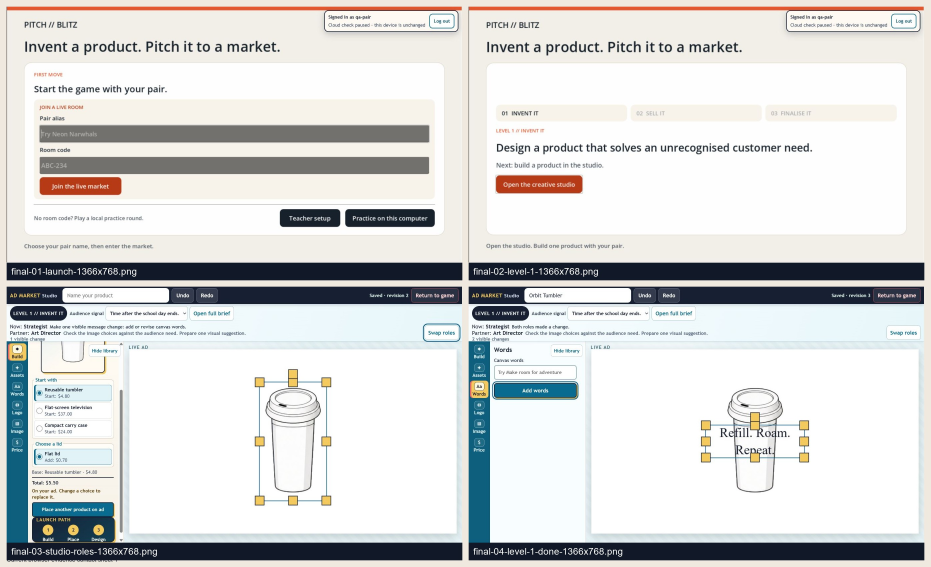
#> input picture reviews/student-copy-onboarding-2026-07-21/openrouter-panel-rerun/images/student-experience-contact-sheet-1.jpg, 2792 x 1700 px (shown at 1/3 size); its folder holds only this picture in this run
$ python -i normalize.py   (imports and definitions only)
#> lines starting #> are read from the running program, lines starting #| are printed output that depends on the picture
"""Deterministic normalization for authored raster assets."""

from __future__ import annotations

from dataclasses import dataclass
import hashlib
from io import BytesIO
from pathlib import Path
import struct

from PIL import Image, ImageCms, ImageOps, UnidentifiedImageError


MAX_ENCODED_BYTES = 64 * 1024 * 1024
MAX_AXIS_PIXELS = 8_192
MAX_IMAGE_PIXELS = 64_000_000


class NormalizationError(ValueError):
    """Raised when a source cannot be normalized safely and deterministically."""


@dataclass(frozen=True, slots=True)
class NormalizationResult:
    """Paths and canonical identity produced for one normalized source."""

    master_path: Path
    thumbnail_path: Path
    preview_path: Path
    dimensions: tuple[int, int]
    master_sha256: str


def _validate_dimensions(
    width: int,
    height: int,
    *,
    max_axis_pixels: int = MAX_AXIS_PIXELS,
    max_image_pixels: int = MAX_IMAGE_PIXELS,
) -> None:
    if width < 1 or height < 1:
        raise NormalizationError("Image dimensions must be positive")
    if width > max_axis_pixels or height > max_axis_pixels:
        raise NormalizationError(
            f"Image dimension exceeds the {max_axis_pixels}-pixel axis limit"
        )
    if width * height > max_image_pixels:
        if max_image_pixels == MAX_IMAGE_PIXELS:
            raise NormalizationError("Image exceeds the 64 megapixel limit")
        raise NormalizationError(f"Image exceeds the {max_image_pixels}-pixel limit")


def _validate_png_header(
    source_path: Path,
    *,
    max_axis_pixels: int = MAX_AXIS_PIXELS,
    max_image_pixels: int = MAX_IMAGE_PIXELS,
) -> None:
    """Reject oversized PNG IHDR values even when the rest is truncated."""

    try:
        with source_path.open("rb") as source:
            header = source.read(24)
    except OSError as exc:
        raise NormalizationError(f"Cannot read source image: {source_path}") from exc

    if (
        len(header) == 24
        and header[:8] == b"\x89PNG\r\n\x1a\n"
        and header[8:12] == b"\x00\x00\x00\r"
        and header[12:16] == b"IHDR"
    ):
        _validate_dimensions(
            *struct.unpack(">II", header[16:24]),
            max_axis_pixels=max_axis_pixels,
            max_image_pixels=max_image_pixels,
        )


def _convert_to_canonical_rgba(image: Image.Image, icc_bytes: bytes | None) -> Image.Image:
    if icc_bytes is not None:
        try:
            source_profile = ImageCms.ImageCmsProfile(BytesIO(icc_bytes))
            target_profile = ImageCms.createProfile("sRGB")

            alpha = image.getchannel("A") if image.mode in {"RGBA", "LA"} else None
            if image.mode == "CMYK":
                colour_source = image
            else:
                colour_source = image.convert("RGB")

            converted = ImageCms.profileToProfile(
                colour_source,
                source_profile,
                target_profile,
                outputMode="RGB",
            ).convert("RGBA")
            if alpha is not None:
                converted.putalpha(alpha)
        except Exception as exc:
            raise NormalizationError("Embedded ICC profile is malformed or unusable") from exc
    elif image.mode == "CMYK":
        converted = image.convert("RGB").convert("RGBA")
    elif image.mode == "RGB":
        converted = image.convert("RGBA")
    elif image.mode == "RGBA":
        converted = image.copy()
    else:
        converted = image.convert("RGBA")

    # Pillow copies source metadata into many conversions.  The canonical image
    # deliberately carries pixels only, so encoders cannot re-emit EXIF or ICC.
    converted.info.clear()
    return converted


def load_canonical_rgba(
    source_path: str | Path,
    *,
    max_encoded_bytes: int = MAX_ENCODED_BYTES,
    max_axis_pixels: int = MAX_AXIS_PIXELS,
    max_image_pixels: int = MAX_IMAGE_PIXELS,
) -> Image.Image:
    """Decode one source with shared EXIF, ICC and metadata-free semantics."""
#> called with max_encoded_bytes = 67108864, max_axis_pixels = 8192, max_image_pixels = 64000000

    source_path = Path(source_path)
    try:
        size = source_path.stat().st_size
    except OSError as exc:
        raise NormalizationError(f"Cannot read source image: {source_path}") from exc

    if size > max_encoded_bytes:
        if max_encoded_bytes % (1024 * 1024) == 0:
            limit = f"{max_encoded_bytes // (1024 * 1024)} MiB"
        else:
            limit = f"{max_encoded_bytes} bytes"
        raise NormalizationError(f"Encoded source exceeds the {limit} limit")

    _validate_png_header(
        source_path,
        max_axis_pixels=max_axis_pixels,
        max_image_pixels=max_image_pixels,
    )

    try:
        with Image.open(source_path) as source:
            # Image.open parses the header lazily; reject unreasonable dimensions
            # before asking the decoder to allocate the full pixel buffer.
#> source is the input picture: PIL image 2792x1700 RGB; mean R, G, B 214.2, 215, 214.3
            _validate_dimensions(
                *source.size,
                max_axis_pixels=max_axis_pixels,
                max_image_pixels=max_image_pixels,
            )
            icc_value = source.info.get("icc_profile")
            if icc_value is not None and not isinstance(icc_value, bytes):
                raise NormalizationError("Embedded ICC profile is malformed or unusable")

            source.load()
            oriented = ImageOps.exif_transpose(source)
            _validate_dimensions(
                *oriented.size,
                max_axis_pixels=max_axis_pixels,
                max_image_pixels=max_image_pixels,
            )
            return _convert_to_canonical_rgba(oriented, icc_value)
    except NormalizationError:
        raise
    except (
        Image.DecompressionBombError,
        UnidentifiedImageError,
        OSError,
        SyntaxError,
        ValueError,
    ) as exc:
        raise NormalizationError(f"Source is not a valid decodable image: {source_path}") from exc


def _aspect_fit(image: Image.Image, canvas_size: int) -> Image.Image:
#> called with canvas_size = 192
    width, height = image.size
#> width = 2792; height = 1700
    if width <= canvas_size and height <= canvas_size:
        fitted = image.copy()
    else:
        scale = min(canvas_size / width, canvas_size / height)
#> scale = 0.0688
        fitted_size = (
            max(1, min(canvas_size, round(width * scale))),
            max(1, min(canvas_size, round(height * scale))),
        )
#> fitted_size = (192, 117)
        fitted = image.resize(fitted_size, Image.Resampling.LANCZOS)
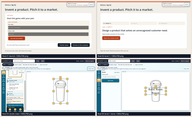
#> fitted: PIL image 192x117 RGBA; mean R, G, B, A 214.2, 215, 214.3, 255

    canvas = Image.new("RGBA", (canvas_size, canvas_size), (0, 0, 0, 0))
#> canvas: PIL image 192x192 RGBA; every value is 0
    left = (canvas_size - fitted.width) // 2
#> left = 0
    top = (canvas_size - fitted.height) // 2
#> top = 37
    # Paste without a mask so RGB values beneath fully transparent source
    # pixels survive for the WebP encoder's exact-lossless mode.
    canvas.paste(fitted, (left, top))
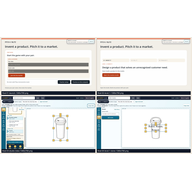
#> canvas: PIL image 192x192 RGBA; mean R, G, B, A 130.5, 131, 130.6, 155.4; transparent parts drawn white
    canvas.info.clear()
    return canvas


def _save_webp(image: Image.Image, path: Path) -> None:
    image.save(
        path,
        format="WEBP",
        lossless=True,
        quality=100,
        alpha_quality=100,
        method=6,
        exact=True,
    )


def normalize_master(source_path: str | Path, output_dir: str | Path) -> NormalizationResult:
    """Normalize one raster source and write its fixed master and previews."""

    source = Path(source_path)
    destination = Path(output_dir)
    if destination.exists():
        try:
            if not destination.is_dir() or next(destination.iterdir(), None) is not None:
                raise NormalizationError("Normalization output directory must be empty")
        except OSError as exc:
            raise NormalizationError(f"Cannot inspect normalization output: {destination}") from exc
    canonical = load_canonical_rgba(source)

    try:
        destination.mkdir(parents=True, exist_ok=True)
        master_path = destination / "master.png"
        thumbnail_path = destination / "thumbnail-192.webp"
        preview_path = destination / "preview-640.webp"

        canonical.save(
            master_path,
            format="PNG",
            compress_level=9,
            optimize=False,
        )
        _save_webp(_aspect_fit(canonical, 192), thumbnail_path)
        _save_webp(_aspect_fit(canonical, 640), preview_path)
#> call 2 of _aspect_fit, with canvas_size = 640
#> in _aspect_fit (call 2), `fitted = image.resize(fitted_size, Image.Resampling.LANCZOS)`:
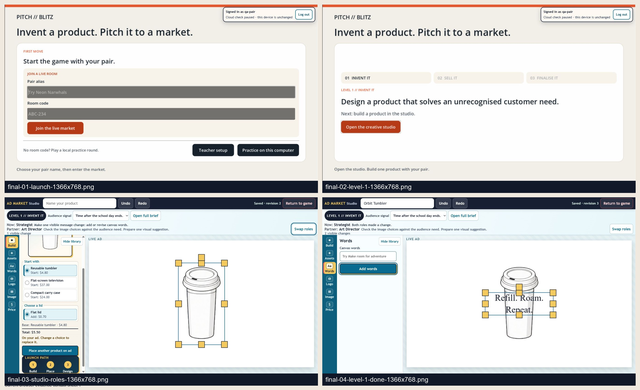
#> fitted: PIL image 640x390 RGBA; mean R, G, B, A 214.1, 214.9, 214.2, 255
#> in _aspect_fit (call 2), `canvas = Image.new("RGBA", (canvas_size, canvas_size), (0, 0, 0, 0))`: canvas: PIL image 640x640 RGBA; every value is 0
#> in _aspect_fit (call 2), `canvas.paste(fitted, (left, top))`:
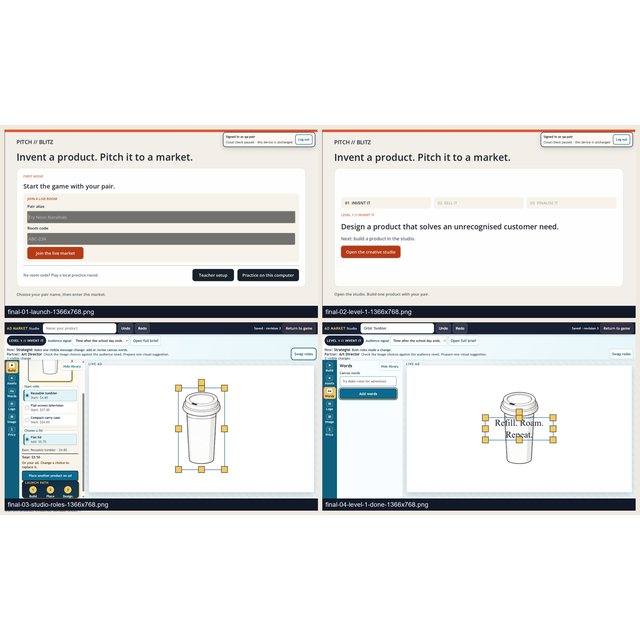
#> canvas: PIL image 640x640 RGBA; mean R, G, B, A 130.5, 130.9, 130.5, 155.4; transparent parts drawn white
    except OSError as exc:
        raise NormalizationError(f"Could not write normalized image set: {destination}") from exc

    master_sha256 = hashlib.sha256(master_path.read_bytes()).hexdigest()
    return NormalizationResult(
        master_path=master_path,
        thumbnail_path=thumbnail_path,
        preview_path=preview_path,
        dimensions=canonical.size,
        master_sha256=master_sha256,
    )


__all__ = [
    "NormalizationError",
    "NormalizationResult",
    "load_canonical_rgba",
    "normalize_master",
]

>>> result = normalize_master('../../reviews/student-copy-onboarding-2026-07-21/openrouter-panel-rerun/images/student-experience-contact-sheet-1.jpg', 'out.png')

$ run again, on reviews/student-copy-onboarding-2026-07-21/openrouter-panel-rerun/images/student-experience-contact-sheet-3.jpg
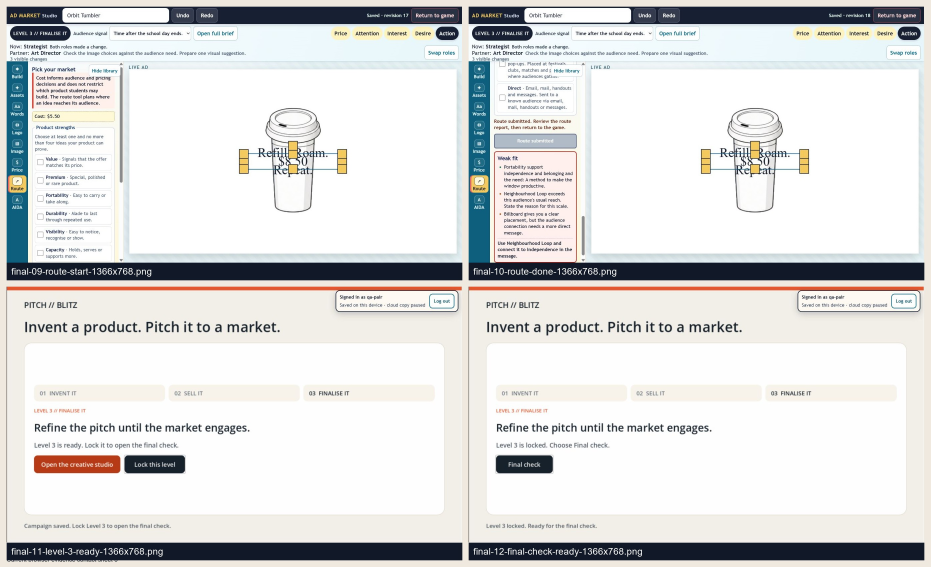
#> input picture reviews/student-copy-onboarding-2026-07-21/openrouter-panel-rerun/images/student-experience-contact-sheet-3.jpg, 2792 x 1700 px (shown at 1/3 size)
#> in load_canonical_rgba, source is the input picture: PIL image 2792x1700 RGB; mean R, G, B 219.6, 219.8, 219.2
#> in _aspect_fit (call 2), `fitted = image.resize(fitted_size, Image.Resampling.LANCZOS)`:
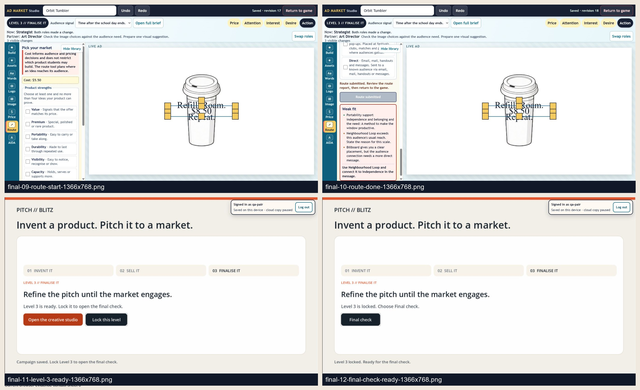
#> fitted: PIL image 640x390 RGBA; mean R, G, B, A 219.4, 219.6, 219.1, 255
#> in _aspect_fit (call 2), `canvas.paste(fitted, (left, top))`:
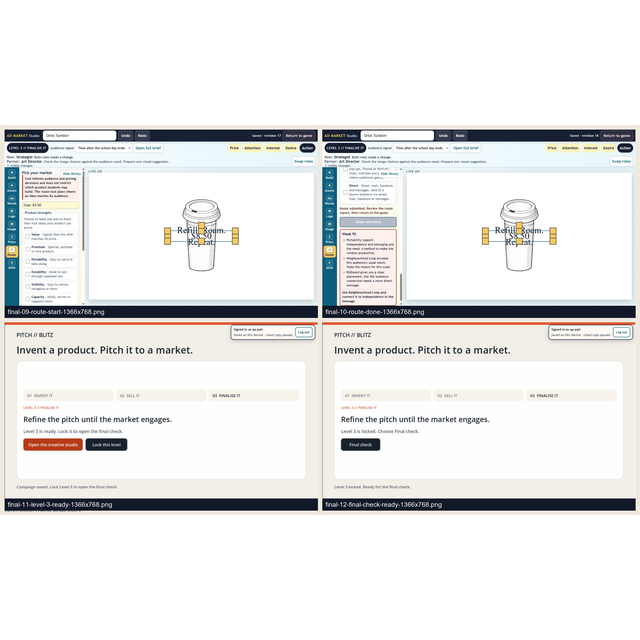
#> canvas: PIL image 640x640 RGBA; mean R, G, B, A 133.7, 133.8, 133.5, 155.4; transparent parts drawn white
